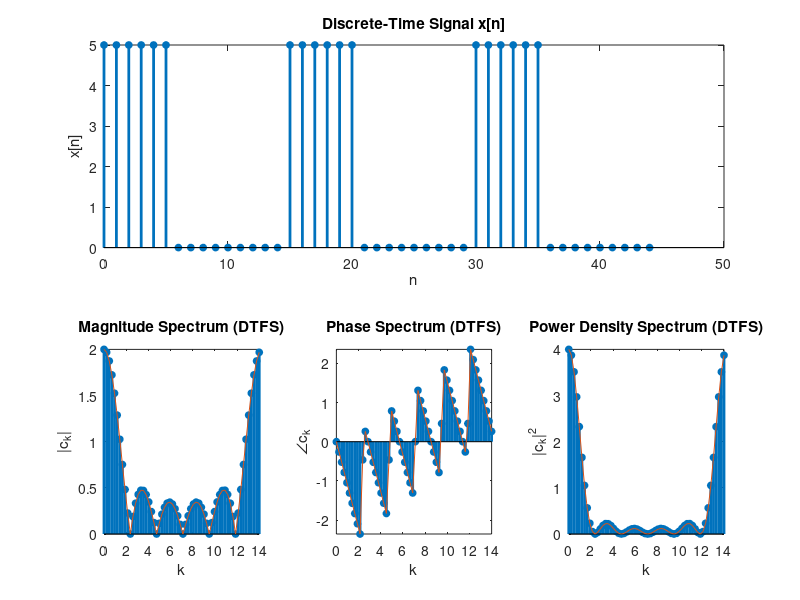

This chart was generated by the following MATLAB code:
%% The different spectrums of a discrete-time pulse train
% 
% Illustration of DTFS
%
% Anas Salah Eddin, 2017
%
%
close all;
clear all;
%% Generate the pulse train
L = 6; % length of on pulse
N = 15; % Length of a single period
A = 5; %scale
periods = 3; % number of periods to show on the plot

x = A * [ones(1, L), zeros(1, N-L)];
n = 0:N-1;

x_p = repmat(x, 1, periods); %the periodic signal
n_p = 0:length(x_p) - 1;

% Plot the signal x[n]
subplot(2, 3, [1 3]);
stem(n_p, x_p, 'fill', 'markersize', 5, 'linewidth', 2);
xlabel('n')
ylabel('x[n]');
title('Discrete-Time Signal x[n]');

%% Compute the DTFS

%-------Note--------
% DTFS c_k can be cumputed as follows
% c = 1 / N * fft(x)
%
% x can be computed from c as follows
% x = N * ifft(c);
%-------------------

% The padded x is used to improve the stem plots, it's not needed when
% only computing DTFS
padded_x = [x, zeros(1, 3 * length(x))];
c = 1 / N * fft(padded_x);
k = linspace(0, N-1, length(c));


% plot the magnitude spectrum of c_k
magnitude = abs(c);
subplot(2, 3, 4);
stem(k, magnitude, 'fill', 'markersize', 5, 'linewidth', 2);
hold on
plot(k, magnitude);
xlabel('k')
ylabel('|c_k|');
title('Magnitude Spectrum (DTFS)');
axis tight;

% plot the phase spectrum of c_k
phase = angle(c);
subplot(2, 3, 5);
stem(k, phase, 'fill', 'markersize', 5, 'linewidth', 2);
hold on
plot(k, phase);
xlabel('k')
ylabel('\angle{c_k}');
title('Phase Spectrum (DTFS)');
axis tight;

% plot the power density spectrum of c_k
power_density = (abs(c) .^ 2);
subplot(2, 3, 6);
stem(k, power_density, 'fill', 'markersize', 5, 'linewidth', 2);
hold on
plot(k, power_density);
xlabel('k')
ylabel('|c_k|^2');
title('Power Density Spectrum (DTFS)');
axis tight;
